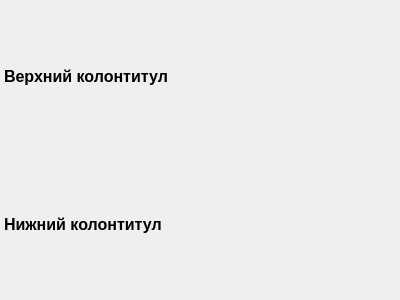
<?xml version="1.0" encoding="UTF-8"?>
<ui version="4.0">
 <class>HeaderFooterDialog</class>
 <widget class="QDialog" name="HeaderFooterDialog">
  <property name="geometry">
   <rect>
    <x>0</x>
    <y>0</y>
    <width>400</width>
    <height>300</height>
   </rect>
  </property>
  <property name="windowTitle">
   <string>Dialog</string>
  </property>
  <layout class="QVBoxLayout" name="userLayout">
   <property name="spacing">
    <number>4</number>
   </property>
   <property name="margin">
    <number>4</number>
   </property>
   <item>
    <widget class="QLabel" name="headerLabel">
     <property name="font">
      <font>
       <pointsize>12</pointsize>
       <weight>75</weight>
       <bold>true</bold>
      </font>
     </property>
     <property name="text">
      <string>Верхний колонтитул</string>
     </property>
    </widget>
   </item>
   <item>
    <widget class="QLabel" name="footerLabel">
     <property name="font">
      <font>
       <pointsize>12</pointsize>
       <weight>75</weight>
       <bold>true</bold>
      </font>
     </property>
     <property name="text">
      <string>Нижний колонтитул</string>
     </property>
    </widget>
   </item>
  </layout>
 </widget>
 <resources/>
 <connections/>
</ui>
